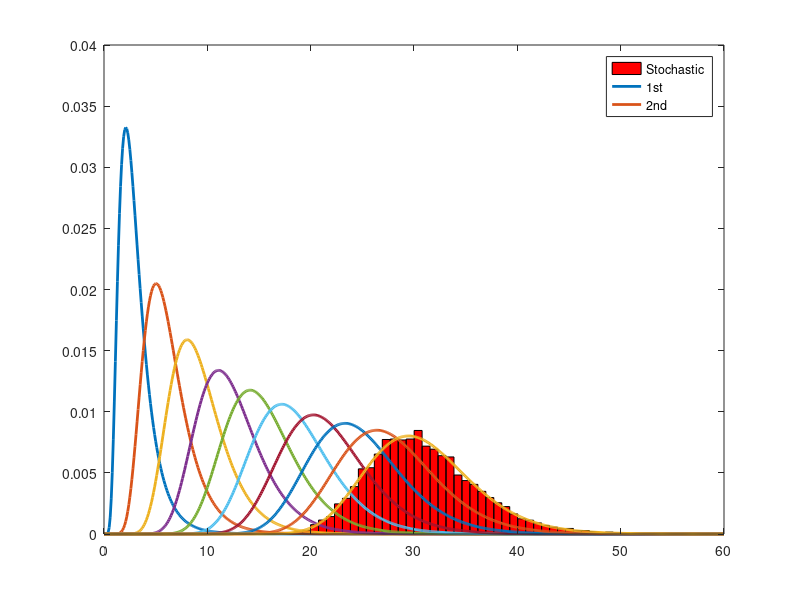
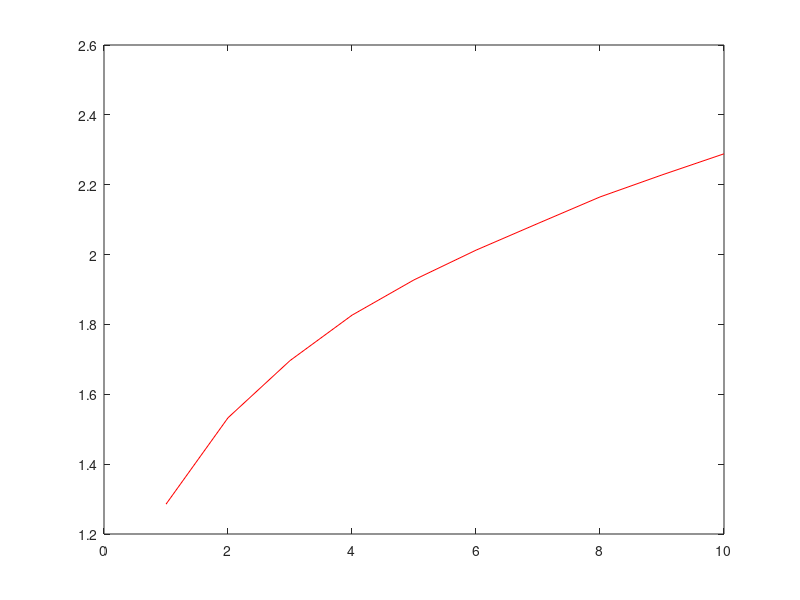

Write the MATLAB code that produced these figures, in order.
function test_lognormal_multi()

    % Time params
    t_end = 60;
    dt = 0.1;
    t = 0:dt:t_end;

    % Geometry
    num_cells = 10;
    
    % Volume of water through
    flux_rate = 1;
    
    % Statistical params
    mu = 1;
    sigma = 0.5;
    
    % Initialize output
    out = zeros(num_cells, numel(t));
    
    % Modeling
    out(1, :) = flux_rate * dt * log_normal_pdf(t, mu, sigma, dt);
    for t_idx = 1:numel(t)
        for cell_idx = 2:num_cells
            out(cell_idx, t_idx:end) = out(cell_idx, t_idx:end) + out(cell_idx-1, t_idx) * dt * log_normal_pdf(t(t_idx:end) - t(t_idx), mu, sigma, dt);
        end
    end

    % Stochastic
    n_sim = 1e+4;
    out_st = zeros(num_cells, n_sim);
    
    rng_seed = 1;
    try
        rng(rng_seed);
    catch exception
        rand('seed', rng_seed);
    end
    
    out_st(1, :) = lognrnd(mu, sigma, 1, n_sim);
    for cell_idx = 2:num_cells
        out_st(cell_idx, :) = out_st(cell_idx-1, :) + lognrnd(mu, sigma, 1, n_sim);
    end

    % Plotting
    close all;
    num_hist_bars = 50;
    [n, xout] = hist(out_st(num_cells, :), num_hist_bars);
    factor = n_sim * (xout(2) - xout(1)) / (flux_rate * dt);
    bar(xout, n / factor, 1, 'r');
    
    hold on;
    plot(t, out, 'LineWidth', 2);
    legend('Stochastic', '1st', '2nd');    
    hold off;
    
    ev = mean(out_st, 2);
    stdev = std(out_st, 0, 2);
    figure(2);
%     plot(1:num_cells, ev, 'g');
%     hold on;
    plot(1:num_cells, (sqrt(stdev)), 'r');
%     hold off;
    
    return

    function res = log_normal_pdf(t_in, mu_in, sigma_in, dt)
        t_in = repmat(t_in, [numel(mu_in), 1]);
        mu_in = repmat(mu_in, [1, size(t_in, 2)]);
        sigma_in = repmat(sigma_in, [1, size(t_in, 2)]);
        res = exp(-(log(t_in) - mu_in).^2 ./ (2 .* sigma_in .* sigma_in)) ./ (sqrt(2 * pi) .* sigma_in .* t_in);
        sigma_is_inf = isinf(sigma_in(:, 1));
        res(~sigma_is_inf, 1) = 0;
        res(sigma_is_inf, 1) = 1 / dt;
    end
end